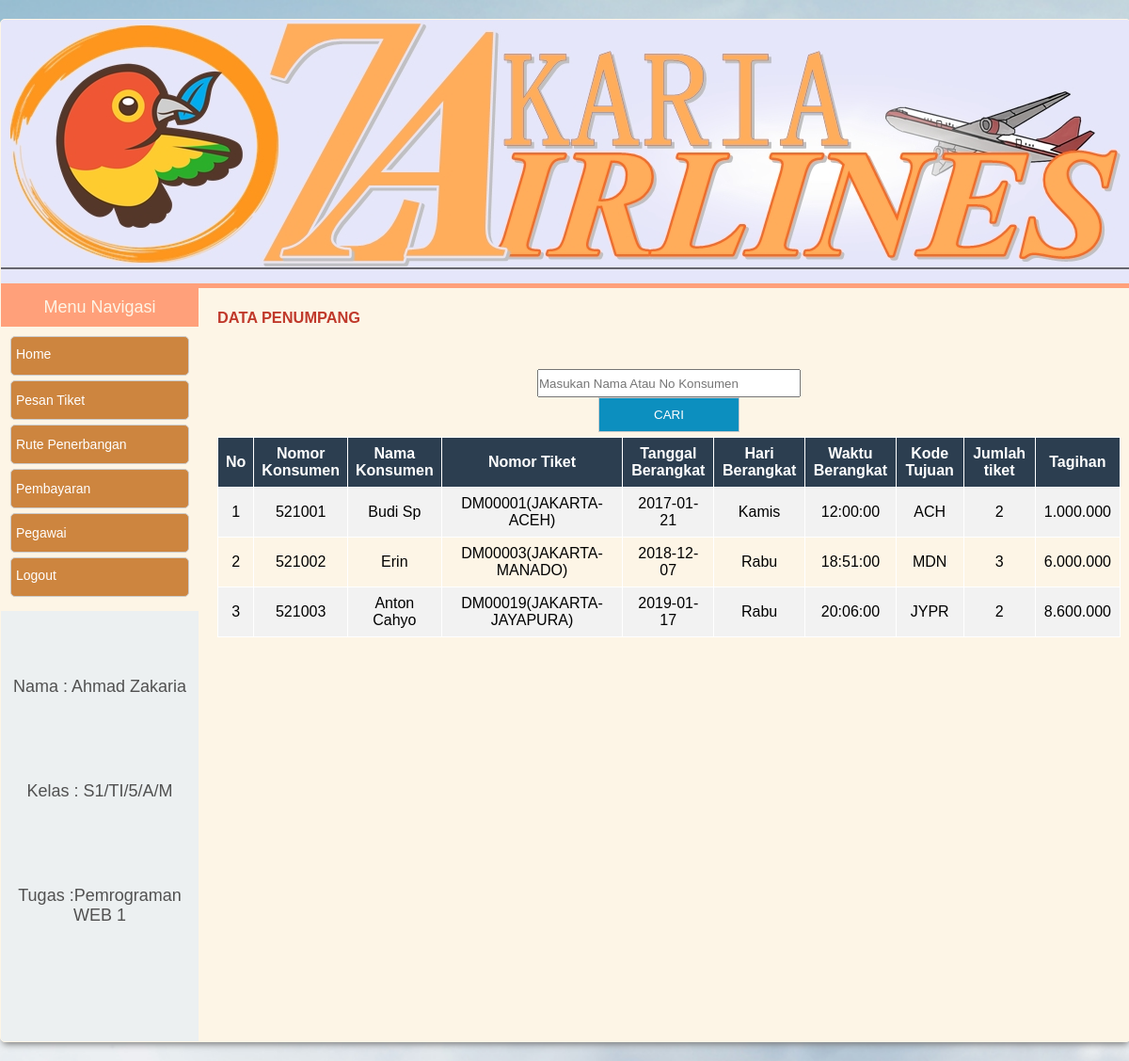
/lihatdatapembayaran.php (signed in), run on the app's committed database.
### tables this page shows
CREATE TABLE `tbl_konsumen` (
  `no_identitas` int(8) NOT NULL,
  `nama_konsumen` varchar(64) NOT NULL,
  `almt_komsumen` varchar(100) NOT NULL,
  `telepon` varchar(13) NOT NULL,
  `umur` int(2) NOT NULL,
  `jenis_kelamin` varchar(10) NOT NULL,
  `tmp_lahir` varchar(100) NOT NULL,
  `tanggal` date NOT NULL
);

CREATE TABLE `tbl_tiket` (
  `no_konsumen` int(12) NOT NULL,
  `no_tiket` varchar(100) NOT NULL,
  `tgl_berangkat` date NOT NULL,
  `hari_berangkat` varchar(6) NOT NULL,
  `waktu_berangkat` time NOT NULL,
  `no_tujuan` varchar(8) NOT NULL
);

CREATE TABLE `tbl_pembayaran` (
  `no_pembayaran` varchar(11) NOT NULL,
  `no_tiket` varchar(100) NOT NULL,
  `tgl_pembayaran` date NOT NULL,
  `hari_pembayaran` varchar(6) NOT NULL,
  `jumlah_tiket` int(3) NOT NULL,
  `harga_tiket` int(10) NOT NULL,
  `total_pembayaran` varchar(100) NOT NULL
);

### lihatdatapembayaran.php (the view, shortened to what this page needs)
<?php
include('template/top.php');
include('template/navigasi.php');
?>
<div id="main">
	<div class="content">
		<h3>Data Penumpang</h3>
	<br>
	<br>
	<form action="" method="POST">
			<p align=center><input type="text" name="query" style="width: 280px; height: 30px;" placeholder="Masukan Nama Atau No Konsumen" autofocus autocomplete="off" /></p>
				<div class="input-group"><p align=center><input type="submit" name="cari" value="Cari" class="btn" style="width:150px";>
			</div>
		</form>
		<table id="tabel"  border="1" cellpadding="3" >
			<tr>
				<th style="width: 20px;">No</th>
				<th style="width: 50px;">Nomor Konsumen</th>
				<th style="width: 50px;">Nama Konsumen</th>
				<th style="width: 500px;">Nomor Tiket</th>
				<th style="width: 100px;">Tanggal Berangkat</th>
				<th style="width: 100px;">Hari Berangkat</th>
				<th style="width: 100px;">Waktu Berangkat</th>
				<th style="width: 100px;">Kode Tujuan</th>
				<th style="width: 100px;">Jumlah tiket</th>
				<th style="width: 100px;">Tagihan</th>
			</tr>
			<?php include('koneksi/conn.php');
			$no=1;
				$query = $_POST['query'];
	if ($query !=''){
			$select = mysql_query("SELECT * FROM tbl_konsumen inner join tbl_tiket on tbl_konsumen.no_identitas=tbl_tiket.no_konsumen join tbl_pembayaran on tbl_tiket.no_tiket=tbl_pembayaran.no_tiket where nama_konsumen like '%$query%' or no_konsumen like '%$query%'");
	}else{
		$select = mysql_query("SELECT * FROM tbl_konsumen inner join tbl_tiket on tbl_konsumen.no_identitas=tbl_tiket.no_konsumen join tbl_pembayaran on tbl_tiket.no_tiket=tbl_pembayaran.no_tiket");
	}
			while ($data = mysql_fetch_array ($select)){
				$total=$data['total_pembayaran'];
				?>
				<tr>
					<td><p align=center><?php echo $no++?></td>
					<td><p align=center><?php echo $data['no_konsumen'];?></td>
					<td><p align=center><?php echo $data['nama_konsumen'];?></td>
					<td><p align=center><?php echo $data['no_tiket']; ?></td>
					<td><p align=center><?php echo $data['tgl_berangkat']; ?></td>
					<td><p align=center><?php echo $data['hari_berangkat']; ?></td>
					<td><p align=center><?php echo $data['waktu_berangkat']; ?></td>
					<td><p align=center><?php echo $data['no_tujuan']; ?></td>
					<td><p align=center><?php echo $data['jumlah_tiket']; ?></td>
					<td><p align=center><?php echo number_format($total,0,".","."); ?></td>
				</tr>
				<?php } ?>
			</table>
		</div>
	</div>
	<?php include('template/footer.php'); ?>

### style.css (style rules this page uses)
* { padding: 0; margin: 0; }
body { background: url(img/3.jpg) no-repeat fixed; background-size: cover; font-family: 'Oxygen', sans-serif; font-size: 14px; }
#main { background-color: #000; }
.content { width: 960px; padding: 10px 0; float: left; margin-left: 20px; color: #403F3F; }
.content h3 { text-transform: uppercase; color: #c0392b; height: 20px; margin: 12px 0; }
.input-group { margin-bottom: 5px; }
.input-group input { padding:10px; border:1px solid #ccc; }
.btn { border: none; padding: 10px; background: #0C8FBF; color: #fff; text-transform: uppercase; text-align: center; cursor: pointer; }
table { border-collapse: collapse; width: 100%; }
th, td { border:1px solid #fff; text-align: left; padding: 8px; }
tr:nth-child(even) { background-color: #f2f2f2 }
th { background-color:#2c3e50; color: white; text-align: center; }

### data on the page
tbl_konsumen: tbl_tiket.no_konsumen "521001", nama_konsumen "Budi Sp", tbl_pembayaran.no_tiket "DM00001(JAKARTA-ACEH)", tbl_tiket.tgl_berangkat "2017-01-21", tbl_tiket.hari_berangkat "Kamis", tbl_tiket.waktu_berangkat "12:00:00", tbl_tiket.no_tujuan "ACH", tbl_pembayaran.jumlah_tiket "2", tbl_pembayaran.total_pembayaran "1.000.000"
tbl_konsumen: tbl_tiket.no_konsumen "521002", nama_konsumen "Erin", tbl_pembayaran.no_tiket "DM00003(JAKARTA-MANADO)", tbl_tiket.tgl_berangkat "2018-12-07", tbl_tiket.hari_berangkat "Rabu", tbl_tiket.waktu_berangkat "18:51:00", tbl_tiket.no_tujuan "MDN", tbl_pembayaran.jumlah_tiket "3", tbl_pembayaran.total_pembayaran "6.000.000"
tbl_konsumen: tbl_tiket.no_konsumen "521003", nama_konsumen "Anton Cahyo", tbl_pembayaran.no_tiket "DM00019(JAKARTA-JAYAPURA)", tbl_tiket.tgl_berangkat "2019-01-17", tbl_tiket.hari_berangkat "Rabu", tbl_tiket.waktu_berangkat "20:06:00", tbl_tiket.no_tujuan "JYPR", tbl_pembayaran.jumlah_tiket "2", tbl_pembayaran.total_pembayaran "8.600.000"
